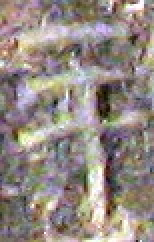
#> input picture Test/Phoenician_inscription_alanya.jpg, 77 x 121 px (shown 2 times larger)
$ python -i degrade.py   (imports and definitions only)
#> lines starting #> are read from the running program, lines starting #| are printed output that depends on the picture
import cv2
import numpy as np

from PIL             import Image, ImageEnhance
from sklearn.cluster import MiniBatchKMeans

# [72 lines left out: functions contrast, brightness, sharpness, s_and_p, scale, not called in this run]


def quantize(img):
    image_arr = np.asarray(img)

    image_arr = cv2.cvtColor(image_arr, cv2.COLOR_GRAY2RGB)

    (h, w) = image_arr.shape[:2]

    image_arr = cv2.cvtColor(image_arr, cv2.COLOR_BGR2LAB)
    image_arr = image_arr.reshape((image_arr.shape[0] * image_arr.shape[1], 3))

    clt = MiniBatchKMeans(n_clusters = 2)
    labels = clt.fit_predict(image_arr)
    quant = clt.cluster_centers_.astype("uint8")[labels]

    quant = quant.reshape((h, w, 3))
    image_arr = image_arr.reshape((h, w, 3))

    quant = cv2.cvtColor(quant, cv2.COLOR_LAB2BGR)
    image_arr = cv2.cvtColor(image_arr, cv2.COLOR_LAB2BGR)

    image_arr = cv2.cvtColor(image_arr, cv2.COLOR_BGR2GRAY)

    img = Image.fromarray(image_arr)

    return img

# [48 lines left out: functions invert, darken, degrade_img, not called in this run]

>>> import cv2
>>> picture = cv2.imread('Test/Phoenician_inscription_alanya.jpg', cv2.IMREAD_GRAYSCALE)
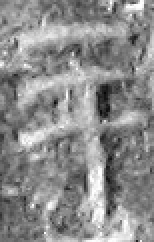
#> picture: shape (121, 77) (shown 2 times larger); min 5, max 255, mean 140.1
>>> result = quantize(picture)
#> in quantize, `image_arr = cv2.cvtColor(image_arr, cv2.COLOR_BGR2LAB)`: image_arr: shape (121, 77, 3); mean of channels 0, 1, 2 147.6, 128, 128
#> in quantize, `labels = clt.fit_predict(image_arr)`: labels = 9317 values, max 1 at index 6, min 0 at index 0, mean 0.415
#> in quantize, `quant = quant.reshape((h, w, 3))`:
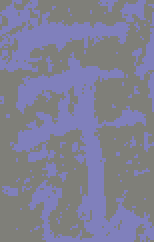
#> quant: shape (121, 77, 3) (shown 2 times larger); mean of channels 0, 1, 2 148.8, 127.4, 127.4; drawn as B, G, R
#> in quantize, `quant = cv2.cvtColor(quant, cv2.COLOR_LAB2BGR)`:
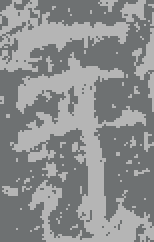
#> quant: shape (121, 77, 3) (shown 2 times larger); mean B, G, R 141.8, 141.2, 139.4

$ run again, on Test/aleph.jpg
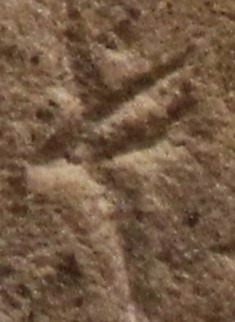
#> input picture Test/aleph.jpg, 235 x 322 px
#> in quantize, `quant = quant.reshape((h, w, 3))`:
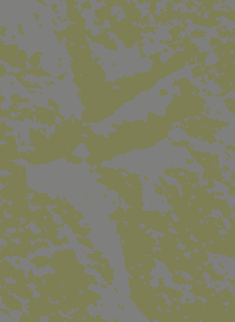
#> quant: shape (322, 235, 3); mean of channels 0, 1, 2 102.4, 127, 127; drawn as B, G, R
#> in quantize, `quant = cv2.cvtColor(quant, cv2.COLOR_LAB2BGR)`:
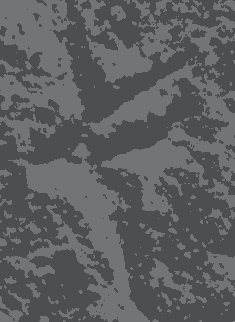
#> quant: shape (322, 235, 3); mean B, G, R 96.5, 95.5, 92.5

$ run again, on Test/test11.jpg
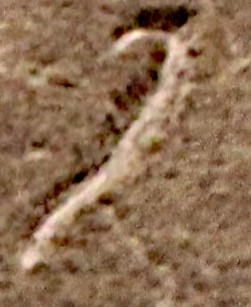
#> input picture Test/test11.jpg, 251 x 307 px
#> `picture = cv2.imread('Test/Phoenician_inscription_alanya.jpg', cv2.IMR..`:
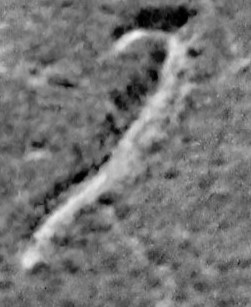
#> picture: shape (307, 251); min 0, max 245, mean 116.5
#> in quantize, `quant = cv2.cvtColor(quant, cv2.COLOR_LAB2BGR)`:
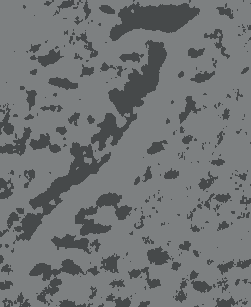
#> quant: shape (307, 251, 3); mean B, G, R 116.2, 115.2, 112.2

$ run again, on Test/test2.jpg
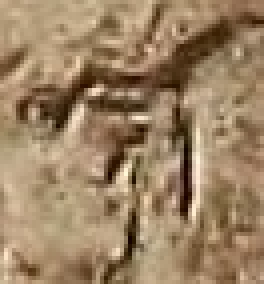
#> input picture Test/test2.jpg, 66 x 71 px (shown 4 times larger)
#> `picture = cv2.imread('Test/Phoenician_inscription_alanya.jpg', cv2.IMR..`:
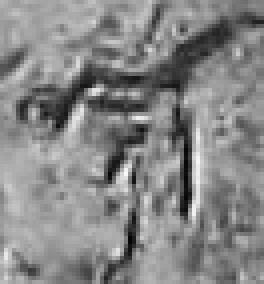
#> picture: shape (71, 66) (shown 4 times larger); min 4, max 249, mean 134.5
#> labels = 4686 values, max 1 at index 0, min 0 at index 60, mean 0.725
#> in quantize, `quant = cv2.cvtColor(quant, cv2.COLOR_LAB2BGR)`:
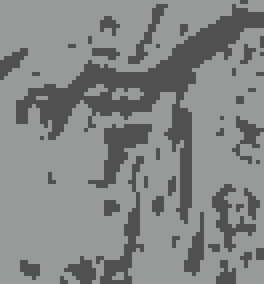
#> quant: shape (71, 66, 3) (shown 4 times larger); mean B, G, R 134.7, 133.9, 131.8
